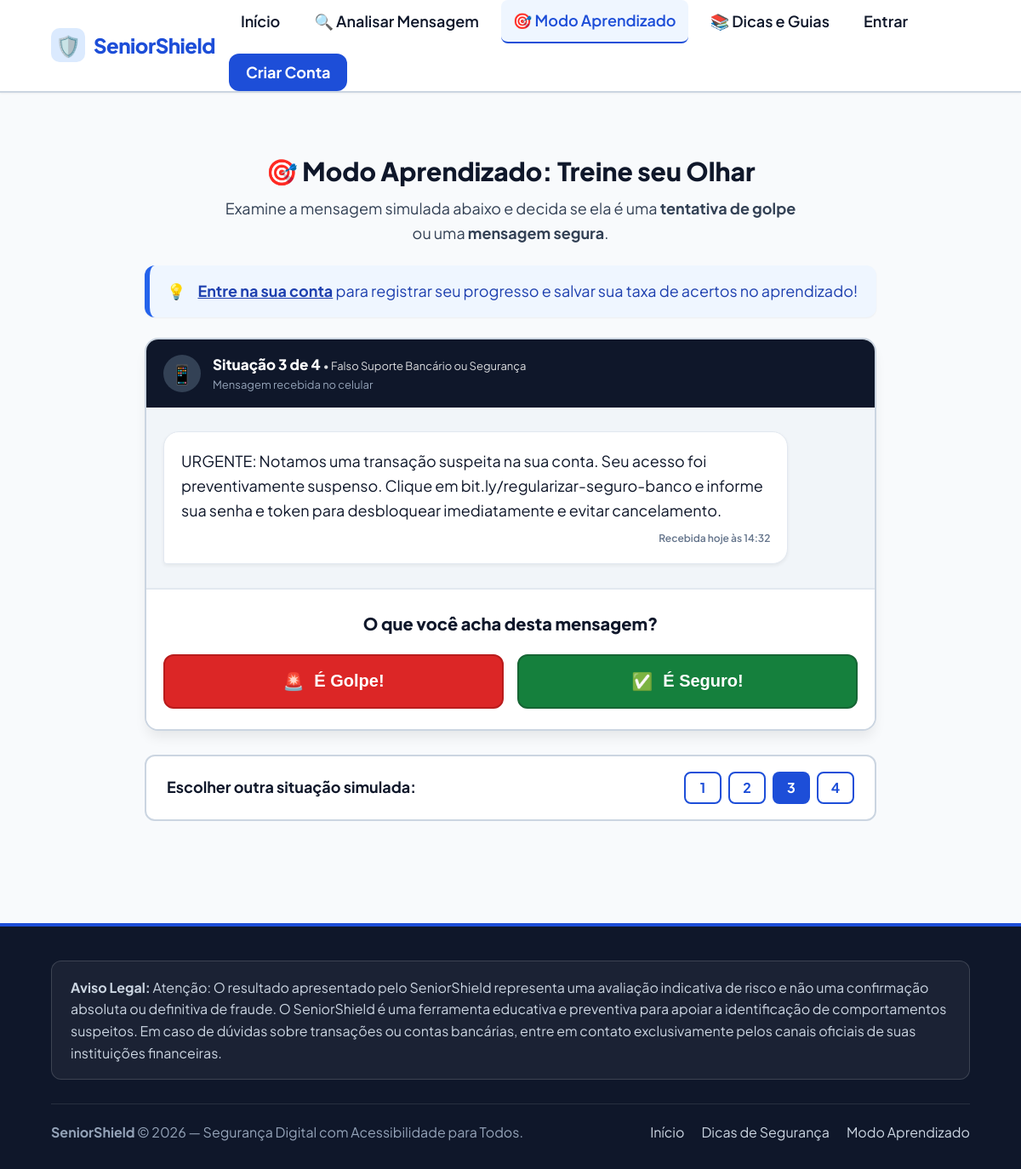
The page /aprendizado.php?q=3 on the database its author committed.
### tables this page shows
CREATE TABLE IF NOT EXISTS `TIPOS_GOLPE` (
  `id_tipo_golpe` INT AUTO_INCREMENT,
  `nome` VARCHAR(100) NOT NULL,
  `descricao` TEXT NULL,
  `ativo` TINYINT(1) NOT NULL DEFAULT 1,
  PRIMARY KEY (`id_tipo_golpe`)
);

CREATE TABLE IF NOT EXISTS `QUESTOES_APRENDIZADO` (
  `id_questao` INT AUTO_INCREMENT,
  `mensagem` TEXT NOT NULL,
  `resposta_correta` VARCHAR(50) NOT NULL,
  `explicacao` TEXT NOT NULL,
  `id_tipo_golpe` INT NULL,
  `ativo` TINYINT(1) NOT NULL DEFAULT 1,
  PRIMARY KEY (`id_questao`),
  KEY `idx_qa_tipo_golpe` (`id_tipo_golpe`),
  CONSTRAINT `fk_qa_tipo_golpe`
    FOREIGN KEY (`id_tipo_golpe`)
    REFERENCES `TIPOS_GOLPE` (`id_tipo_golpe`)
    ON DELETE SET NULL
    ON UPDATE CASCADE
);

### config/config.php (called while the page is built, shortened)
<?php
function initSecureSession(): void {
    if (session_status() === PHP_SESSION_NONE) {
        if (!headers_sent()) {
            $isHttps = (!empty($_SERVER['HTTPS']) && $_SERVER['HTTPS'] !== 'off');
        }
    }
}

### src/Helpers/auth_guard.php (called while the page is built, shortened)
<?php
require_once __DIR__ . '/utils.php';
function is_logged_in(): bool {
    return !empty($_SESSION['usuario_id']);
}
function get_logged_user(): ?array {
    if (!is_logged_in()) {
        return null;
    }
    return [
        'id'    => $_SESSION['usuario_id'],
        'nome'  => $_SESSION['usuario_nome'] ?? '',
        'email' => $_SESSION['usuario_email'] ?? '',
        'tipo'  => $_SESSION['tipo_usuario'] ?? 'comum'
    ];
}

### src/Helpers/utils.php (called while the page is built, shortened)
<?php
require_once __DIR__ . '/../../config/config.php';
function e(?string $string): string {
    return htmlspecialchars((string)$string, ENT_QUOTES, 'UTF-8');
}
function url(string $path = ''): string {
    $path = ltrim($path, '/');
    return BASE_URL . ($path !== '' ? '/' . $path : '');
}

### config/database.php (called while the page is built, shortened)
<?php
function getDbConnection(): PDO {
    $dsn = sprintf(
        'mysql:host=%s;port=%s;dbname=%s;charset=%s',
        DB_HOST,
        DB_PORT,
        DB_NAME,
        DB_CHARSET
    );
    $options = [
        PDO::ATTR_ERRMODE            => PDO::ERRMODE_EXCEPTION,
        PDO::ATTR_DEFAULT_FETCH_MODE => PDO::FETCH_ASSOC,
        PDO::ATTR_EMULATE_PREPARES   => false,
        PDO::MYSQL_ATTR_INIT_COMMAND => 'SET NAMES ' . DB_CHARSET
    ];
    try {
        $pdoInstance = new PDO($dsn, DB_USER, DB_PASS, $options);
        return $pdoInstance;
    } catch (PDOException $e) {
        error_log('SeniorShield Database Connection Error: ' . $e->getMessage());
        if (defined('APP_ENV') && APP_ENV === 'development') {
            $msg = 'Erro ao conectar ao banco de dados: verifique se o MySQL no XAMPP está iniciado e se a base "' . htmlspecialchars(DB_NAME) . '" foi criada.';
        } else {
            $msg = 'O serviço de banco de dados está temporariamente indisponível. Por favor, tente novamente mais tarde.';
        }
        throw new Exception($msg, (int)$e->getCode());
    }
}

### src/Services/EducationService.php (called while the page is built, shortened)
<?php
require_once __DIR__ . '/../../config/database.php';
require_once __DIR__ . '/../../config/config.php';
require_once __DIR__ . '/../Helpers/utils.php';
class EducationService {
    private PDO $pdo;
    public function __construct(?PDO $pdo = null) {
        $this->pdo = $pdo ?? getDbConnection();
    }
    public function listarQuestoes(?bool $somenteAtivas = true, ?int $idTipoGolpe = null, string $busca = ''): array {
        $sql = 'SELECT
                  qa.id_questao,
                  qa.mensagem,
                  qa.resposta_correta,
                  qa.explicacao,
                  qa.id_tipo_golpe,
                  qa.ativo,
                  tg.nome AS nome_tipo_golpe,
                  (SELECT COUNT(*) FROM TENTATIVAS_APRENDIZADO ta WHERE ta.id_questao = qa.id_questao) AS total_tentativas,
                  (SELECT COUNT(*) FROM TENTATIVAS_APRENDIZADO ta WHERE ta.id_questao = qa.id_questao AND ta.acertou = 1) AS total_acertos
                FROM QUESTOES_APRENDIZADO qa
                LEFT JOIN TIPOS_GOLPE tg ON qa.id_tipo_golpe = tg.id_tipo_golpe
                WHERE 1 = 1';
        $params = [];
        if ($somenteAtivas !== null) {
            $sql .= ' AND qa.ativo = :ativo';
            $params[':ativo'] = $somenteAtivas ? 1 : 0;
        }
        $busca = trim($busca);
        $sql .= ' ORDER BY qa.ativo DESC, qa.id_questao ASC';
        try {
            $stmt = $this->pdo->prepare($sql);
            $stmt->execute($params);
            return $stmt->fetchAll(PDO::FETCH_ASSOC);
        } catch (PDOException $e) {
            error_log('EducationService::listarQuestoes erro: ' . $e->getMessage());
            return [];
        }
    }
}

### aprendizado.php (the view, shortened to what this page needs)
<?php
require_once __DIR__ . '/config/config.php';
require_once __DIR__ . '/src/Helpers/auth_guard.php';
require_once __DIR__ . '/src/Helpers/utils.php';
require_once __DIR__ . '/src/Services/EducationService.php';
$educationService = new EducationService();
$loggedUser = get_logged_user();
$userId = $loggedUser['id'] ?? null;
$todasQuestoes = $educationService->listarQuestoes(true);
$totalQuestoes = count($todasQuestoes);
$feedback = null;
$idAtual = (int)($_GET['q'] ?? 0);
$indiceAtual = 0;
if ($idAtual > 0) {
    foreach ($todasQuestoes as $idx => $q) {
        if ((int)$q['id_questao'] === $idAtual) {
            $indiceAtual = $idx;
            break;
        }
    }
}
$questaoAtual = $todasQuestoes[$indiceAtual];
$desempenho = $userId ? $educationService->obterDesempenhoUsuario((int)$userId) : null;
require_once __DIR__ . '/includes/header.php';
?>
<div class="simulator-container">
  <header style="margin-bottom: 24px; text-align: center;">
    <h1 style="font-size: var(--font-size-2xl); font-weight: 800; color: var(--text-main); margin-bottom: 6px;">
      <span aria-hidden="true">🎯</span>
      Modo Aprendizado: Treine seu Olhar
    </h1>
    <p style="font-size: var(--font-size-base); color: var(--text-muted); max-width: 680px; margin: 0 auto;">
      Examine a mensagem simulada abaixo e decida se ela é uma <strong>tentativa de golpe</strong> ou uma <strong>mensagem segura</strong>.
    </p>
  </header>
  <?php if ($desempenho && $desempenho['total_tentativas'] > 0): ?>
    <section class="user-performance-box" aria-labelledby="desempenho-title">
      <div style="display: flex; align-items: center; gap: 12px;">
        <span style="font-size: 2.25rem;" aria-hidden="true">🏆</span>
        <div>
          <h2 id="desempenho-title" style="font-size: 1.125rem; font-weight: 800; color: var(--text-main); margin: 0;">
            Seu Desempenho no Aprendizado
          </h2>
          <p style="font-size: 0.875rem; color: var(--text-muted); margin: 0;">
            Continue praticando para manter sua atenção afiada!
          </p>
        </div>
      </div>
      <div style="display: flex; gap: 24px;">
        <div class="performance-metric">
          <div class="performance-metric-val"><?= (int)$desempenho['taxa_acerto'] ?>%</div>
          <div class="performance-metric-label">Taxa de Acerto</div>
        </div>
        <div class="performance-metric">
          <div class="performance-metric-val"><?= (int)$desempenho['total_acertos'] ?> / <?= (int)$desempenho['total_tentativas'] ?></div>
          <div class="performance-metric-label">Acertos no Total</div>
        </div>
      </div>
    </section>
  <?php elseif (!$userId): ?>
    <div class="alert alert-info" style="margin-bottom: 24px;">
      <span aria-hidden="true">💡</span>
      <div>
        <a href="<?= url('login.php') ?>" style="font-weight: 700; text-decoration: underline; color: inherit;">Entre na sua conta</a> para registrar seu progresso e salvar sua taxa de acertos no aprendizado!
      </div>
    </div>
  <?php endif; ?>
  <article class="simulated-device" aria-labelledby="questao-indice-title">
    <div class="chat-mock-header">
      <div class="chat-avatar" aria-hidden="true">📱</div>
      <div class="chat-sender-info">
        <h3 id="questao-indice-title">
          Situação <?= $indiceAtual + 1 ?> de <?= $totalQuestoes ?>
          <?php if (!empty($questaoAtual['nome_tipo_golpe'])): ?>
            <span style="font-size: 0.8125rem; font-weight: 400; opacity: 0.85;">
              • <?= e($questaoAtual['nome_tipo_golpe']) ?>
            </span>
          <?php endif; ?>
        </h3>
        <p>Mensagem recebida no celular</p>
      </div>
    </div>
    <div class="chat-body-area">
      <div class="chat-bubble-received">
        <p style="margin: 0; font-size: 1.125rem; line-height: 1.6; color: var(--text-main);">
          <?= nl2br(e($questaoAtual['mensagem'])) ?>
        </p>
        <span class="chat-bubble-time" aria-hidden="true">Recebida hoje às 14:32</span>
      </div>
    </div>
    <div class="sim-actions-area">
      <?php if (!$feedback): ?>
        <p class="sim-question-prompt">
          O que você acha desta mensagem?
        </p>
        <form method="POST" action="<?= url('aprendizado.php?q=' . (int)$questaoAtual['id_questao']) ?>">
          <div class="sim-choices-grid">
            <button
              type="submit"
              name="resposta"
              value="golpe"
              class="btn-choice btn-choice-golpe"
              id="btnEscolhaGolpe">
              <span aria-hidden="true">🚨</span> É Golpe!
            </button>
            <button
              type="submit"
              name="resposta"
              value="seguro"
              class="btn-choice btn-choice-seguro"
              id="btnEscolhaSeguro">
              <span aria-hidden="true">✅</span> É Seguro!
            </button>
          </div>
        </form>
      <?php endif; ?>
    </div>
  </article>
  <div style="background: var(--surface-color); border: 2px solid var(--border-color); border-radius: var(--radius-md); padding: 18px 24px; display: flex; align-items: center; justify-content: space-between; flex-wrap: wrap; gap: 12px;">
    <span style="font-size: var(--font-size-base); font-weight: 700; color: var(--text-main);">
      Escolher outra situação simulada:
    </span>
    <div style="display: flex; gap: 8px; flex-wrap: wrap;">
      <?php foreach ($todasQuestoes as $idx => $q): ?>
        <a href="<?= url('aprendizado.php?q=' . (int)$q['id_questao']) ?>"
           class="btn btn-sm <?= ($idx === $indiceAtual) ? 'btn-primary' : 'btn-outline' ?>"
           style="min-width: 44px; text-align: center;">
          <?= $idx + 1 ?>
        </a>
      <?php endforeach; ?>
    </div>
  </div>
</div>
<?php require_once __DIR__ . '/includes/footer.php'; ?>

### rows shown on the page
tipos_golpe: nome "Falso Suporte Bancário ou Segurança"
questoes_aprendizado: mensagem "URGENTE: Notamos uma transação suspeita na sua conta. Seu acesso foi preventivamente suspenso. Clique em bit.ly/regularizar-seguro-banco e informe sua senha e token para desbloquear imediatamente e evitar cancelamento."

### other values the page prints
APP_NAME "SeniorShield"
$indiceAtual + 1 "3"
$totalQuestoes "4"
ISD_DISCLAIMER_AVALIACAO "Atenção: O resultado apresentado pelo SeniorShield representa uma avaliação indicativa de risco e não uma confirmação absoluta ou definitiva de fraude."
